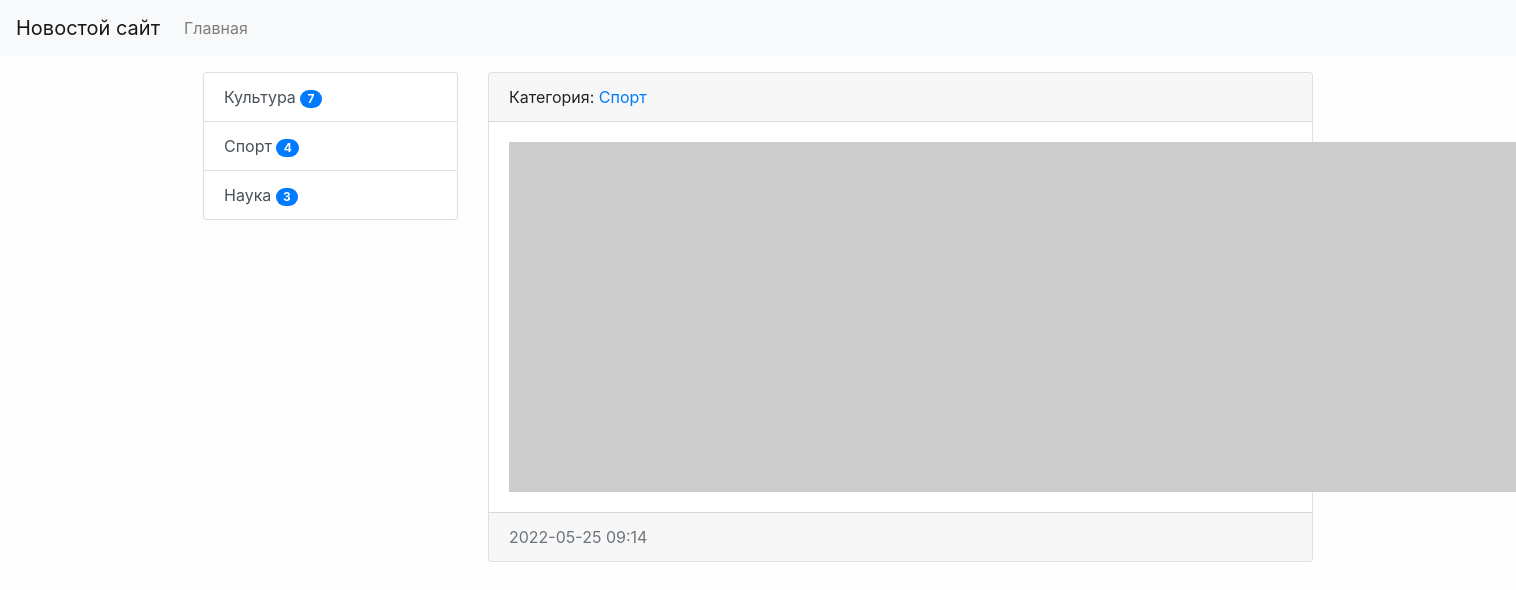
Page /category/2 on the committed database.
### news/models.py (models this page shows, shortened)
class Category(models.Model):
    title = models.CharField(max_length=150, db_index=True, verbose_name='Наименование категории')
    def get_absolute_url(self):
        return reverse('category', kwargs={"category_id": self.pk})
    def __str__(self):
        return self.title
    class Meta:
        verbose_name = 'Категория'
        verbose_name_plural = 'Категории'
        ordering = ['title']

class News(models.Model):
    title = models.CharField(max_length=150, verbose_name='Наименование')
    content = models.TextField(blank=True, verbose_name='Контент')
    created_at = models.DateTimeField(auto_now_add=True, verbose_name='Дата публикации')
    update_at = models.DateTimeField(auto_now=True, verbose_name='Обновлено')
    image = models.ImageField(upload_to='photos/%Y/%m/%d/', verbose_name='Фото', blank=True)
    is_published = models.BooleanField(default=True, verbose_name='Опубликовано')
    category = models.ForeignKey('Category', on_delete=models.PROTECT, verbose_name='Категория')
    views = models.IntegerField(default=0)
    def get_absolute_url(self):
        return reverse('view_news', kwargs={"pk": self.pk})
    class Meta:
        verbose_name = 'Новость'
        verbose_name_plural = 'Новости'
        ordering = ['-created_at']

### news/views.py (the view)
# urls.py: path('category/<int:category_id>', NewsByCategory.as_view(), name='category'),
class NewsByCategory(MyMixin, ListView):
    model = News
    template_name = 'news/home_news_list.html'
    context_object_name = 'news'
    allow_empty = False
    def get_context_data(self, *, object_list=None, **kwargs):
        context = super().get_context_data(**kwargs)
        context['title'] = Category.objects.get(pk=self.kwargs['category_id'])
        return context
    def get_queryset(self):
        return News.objects.filter(category_id=self.kwargs['category_id'], is_published=True).select_related('category')

### news/templatetags/news_tags.py (called while the page is built)
@register.inclusion_tag('news/list_categories.html')
def show_categories(arg1='Hello', arg2='world'):
    categories = Category.objects.annotate(cnt=Count('news')).filter(cnt__gt=0)
    return {"categories": categories, "arg1": arg1, "arg2": arg2}

### news/templates/news/home_news_list.html (shortened to what this page needs)
{% extends 'base.html' %}
{% block sidebar %}
{% include 'inc/_sidebar.html' %}
{% endblock %}
{% block content %}
{% for item in news %}
<div class="card mb-3">
    <div class="card-header">
        Категория: <a href="{{ item.category.get_absolute_url }}">{{ item.category }}</a>
    </div>
    <div class="card-body">
        <div class="media">
            {% if item.image %}
            <img src="{{ item.image.url }}" alt="" width="350" class="mr-3">
            {% else %}
            <img src="https://picsum.photos/id/1060/350/235/?blur=2" alt="" class="mr-3">
            {% endif %}
        </div>
    </div>
    <div class="card-footer text-muted">
        {{ item.created_at|date:"Y-m-d H:i" }}
    </div>
</div>
{% endfor %}
{% endblock %}

### news/templates/news/list_categories.html
<div class="list-group">
    {% for item in categories %}
    <a href="{{ item.get_absolute_url }}" class="list-group-item list-group-item-action">{{ item.title }} <span class="badge badge-primary badge-pill">{{ item.cnt }}</span></a>
    {% endfor %}
</div>

### mysite/static/css/style.css (style rules this page uses)
body { background-color: #fefefe; }

### rows in the picture
Category: title "Культура", cnt "7"
Category: title "Спорт", cnt "4"
Category: title "Наука", cnt "3"
News: category "Спорт", created_at "2022-05-25 09:14"
